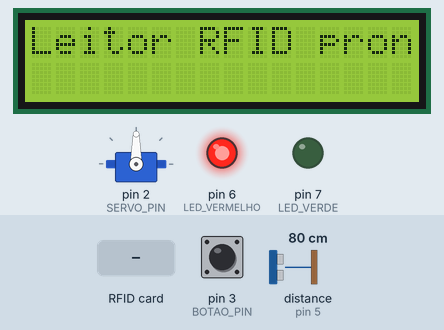
Recording of a sketch running on a simulated Arduino Uno, built with avr-gcc and run on an emulated ATmega328P. Parts: 16×2 character LCD, servo, output pins drawn as LEDs (lit = HIGH). The inputs (shaded band) are chosen by the test bench; at power-on: pin 3 (BOTAO_PIN) HIGH, distance to the obstacle (sensor on pin 5) 80 cm. The echo pulse lasts 58.3 µs per cm; pins used as bus, display or sensor lines are not drawn; what the sketch prints to the serial monitor is not drawn.

Above: at 0.2 s.
6.4 s: RFID card 23 4F C9 2F held to the reader
At 7.0 s:
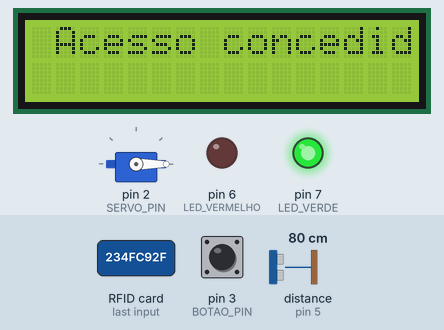
At 17.0 s:
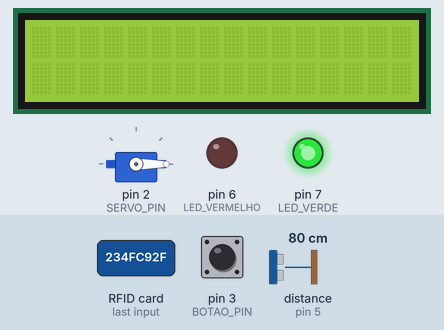
Timing chart, 0 to 18.0 s (numbered marks = the images above; inputs shaded):
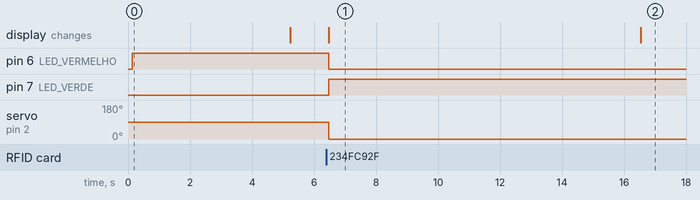

The sketch:

FechaduraEletronicaRFID.ino
```cpp
#include <SPI.h>
#include <MFRC522.h>
#include <Servo.h>
#include <LiquidCrystal_I2C.h>
#include <Wire.h>
#include <NewPing.h>
#include <SoftwareSerial.h>

#define TRIGGER_PIN 4
#define ECHO_PIN 5
#define MAX_DISTANCE 20
#define SS_PIN 10
#define RST_PIN 9
#define SERVO_PIN 2
#define I2C_ADDR 0x27
#define colunas 16
#define linhas 2
#define LED_VERMELHO 6
#define LED_VERDE 7
#define BOTAO_PIN 3
#define FECHAR_FECHADURA 90
#define RX_PIN 0
#define TX_PIN 1

LiquidCrystal_I2C lcd(I2C_ADDR, colunas, linhas);
MFRC522 mfrc522(SS_PIN, RST_PIN);
Servo myServo;
NewPing sonar(TRIGGER_PIN, ECHO_PIN, MAX_DISTANCE);
SoftwareSerial mySerial(0, 1);

// UID do cartão que você deseja autorizar
byte cardUID[] = {0x23, 0x4F, 0xC9, 0x2F};

void setup() {
  Serial.begin(9600);
  mySerial.begin(9600);
  lcd.init();
  lcd.backlight();
  lcd.clear();
  SPI.begin();
  mfrc522.PCD_Init();
  lcd.print("Leitor RFID pronto!");
  pinMode(LED_VERMELHO, OUTPUT);
  pinMode(LED_VERDE, OUTPUT);
  pinMode(BOTAO_PIN, INPUT_PULLUP);
  myServo.attach(SERVO_PIN);
  myServo.write(FECHAR_FECHADURA);
  digitalWrite(LED_VERMELHO, HIGH);
  delay(5000);
}

void loop() {
  Serial.println("Distancia do objeto em cm: " + String(sonar.ping_cm()));
  // Leitura do cartão RFID
  if (mfrc522.PICC_IsNewCardPresent() && mfrc522.PICC_ReadCardSerial()) {
    if (memcmp(cardUID, mfrc522.uid.uidByte, sizeof(cardUID)) == 0) {
      // Acesso concedido
      lcd.print(" Acesso concedido !");
      digitalWrite(LED_VERDE, HIGH);
      digitalWrite(LED_VERMELHO, LOW);
      myServo.write(0);
      delay(10000);
    } else {
      // Acesso negado
      lcd.print(" Negado!");
      digitalWrite(LED_VERMELHO, HIGH);
      delay(5000);
    }
    mfrc522.PICC_HaltA();
  }

  // Controle via Bluetooth
  if (mySerial.available() > 0) {
    char data = mySerial.read();
    if (data == 'A') {
      myServo.write(0);
    } else if (data == 'F') {
      myServo.write(FECHAR_FECHADURA);
    }
  }

  // Controle manual
  if (digitalRead(BOTAO_PIN) == LOW && myServo.read() == 0) {
    myServo.write(FECHAR_FECHADURA);
    delay(1000);
    digitalWrite(LED_VERDE, LOW);
    digitalWrite(LED_VERMELHO, HIGH);
  }
  lcd.init();
  lcd.backlight();
  lcd.clear();
}
```

Measured:
- after the input at 6.4 s, pin 6 (LED_VERMELHO): HIGH → LOW after 0.08 s; pin 7 (LED_VERDE): LOW → HIGH after 0.08 s; servo on pin 2 (SERVO_PIN): 90° → 0° after 0.08 s; the display: changes after 0.08 s (image 1)
- what the display in image 1 shows lasts 10.0 s, from 6.5 s to 16.5 s
